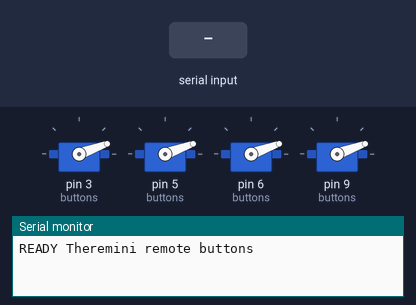
Bench run of a sketch on a simulated Arduino Uno, built with avr-gcc and run on an emulated ATmega328P. Parts: 4 × servo, the last lines printed to the serial monitor. Inputs (shaded band) come from the test bench.

Above: at 1.2 s.
1.3 s: "CALROOT 1\n" received over Serial
At 1.42 s:
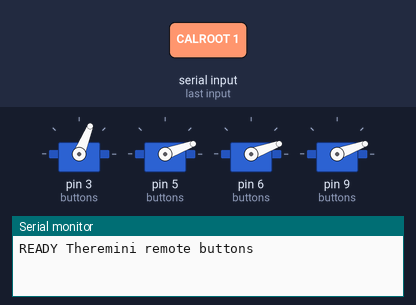
3.4 s: "CAL 1\n" received over Serial
At 6.27 s:
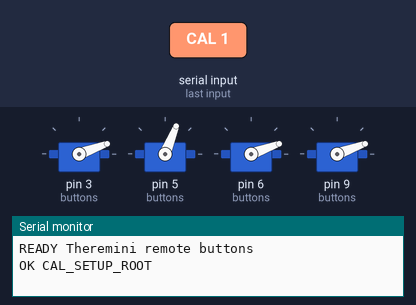
6.4 s: "CAL 150\n" received over Serial
At 7.0 s:
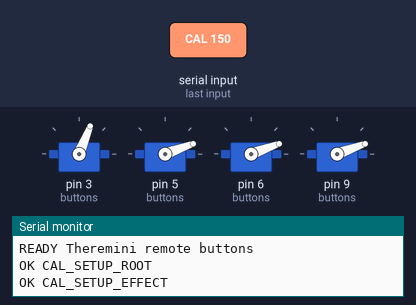
7.9 s: "CALROOT 150\n" received over Serial
At 9.77 s:
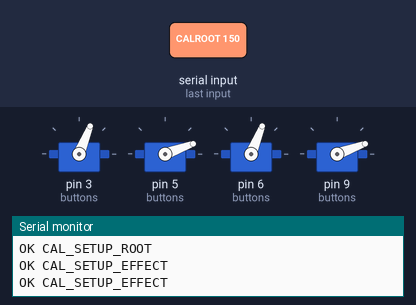
Timing chart, 0 to 11.5 s (numbered marks = the images above; inputs shaded):
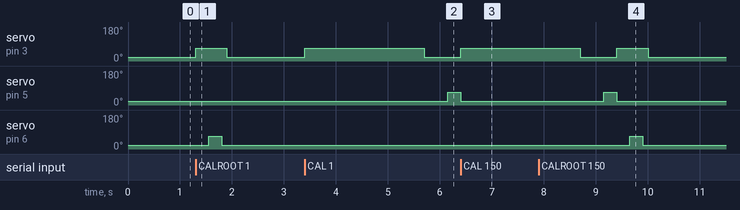

The sketch:

theremini_remote_buttons.ino
```cpp
#include <Servo.h>

struct ButtonServo {
  const char *name;
  int pin;
  int restAngle;
  int pressAngle;
  Servo servo;
  bool attached;
};

ButtonServo buttons[] = {
  {"SETUP", 3, 20, 68},
  {"EFFECT", 5, 20, 68},
  {"ROOT", 6, 20, 68},
  {"SCALE", 9, 20, 68},
};

const int buttonCount = sizeof(buttons) / sizeof(buttons[0]);

ButtonServo *findButton(String name) {
  name.trim();
  name.toUpperCase();
  for (int i = 0; i < buttonCount; i++) {
    if (name == buttons[i].name) {
      return &buttons[i];
    }
  }
  return nullptr;
}

void setButton(ButtonServo &button, bool pressed) {
  button.servo.write(pressed ? button.pressAngle : button.restAngle);
}

void pressButton(ButtonServo &button, int durationMs) {
  setButton(button, true);
  delay(durationMs);
  setButton(button, false);
}

void allRest() {
  for (int i = 0; i < buttonCount; i++) {
    setButton(buttons[i], false);
  }
}

void enterCalibrationSetupEffect() {
  ButtonServo *setup = findButton("SETUP");
  ButtonServo *effect = findButton("EFFECT");
  if (!setup || !effect) {
    Serial.println("ERR missing setup/effect");
    return;
  }

  setButton(*setup, true);
  delay(2300);
  setButton(*setup, false);
  delay(450);
  pressButton(*effect, 250);
  Serial.println("OK CAL_SETUP_EFFECT");
}

void enterCalibrationSetupRoot() {
  ButtonServo *setup = findButton("SETUP");
  ButtonServo *root = findButton("ROOT");
  if (!setup || !root) {
    Serial.println("ERR missing setup/root");
    return;
  }

  setButton(*setup, true);
  delay(250);
  pressButton(*root, 250);
  delay(100);
  setButton(*setup, false);
  Serial.println("OK CAL_SETUP_ROOT");
}

void handleLine(String line) {
  line.trim();
  if (!line.length()) {
    return;
  }

  int firstSpace = line.indexOf(' ');
  String command = firstSpace < 0 ? line : line.substring(0, firstSpace);
  String rest = firstSpace < 0 ? "" : line.substring(firstSpace + 1);
  command.toUpperCase();

  if (command == "REST") {
    allRest();
    Serial.println("OK REST");
    return;
  }

  if (command == "CAL") {
    enterCalibrationSetupEffect();
    return;
  }

  if (command == "CALROOT") {
    enterCalibrationSetupRoot();
    return;
  }

  int secondSpace = rest.indexOf(' ');
  String name = secondSpace < 0 ? rest : rest.substring(0, secondSpace);
  String value = secondSpace < 0 ? "" : rest.substring(secondSpace + 1);
  ButtonServo *button = findButton(name);
  if (!button) {
    Serial.println("ERR unknown button");
    return;
  }

  if (command == "P") {
    int durationMs = value.length() ? value.toInt() : 250;
    pressButton(*button, constrain(durationMs, 50, 10000));
    Serial.print("OK P ");
    Serial.println(button->name);
    return;
  }

  if (command == "H") {
    setButton(*button, true);
    Serial.print("OK H ");
    Serial.println(button->name);
    return;
  }

  if (command == "R") {
    setButton(*button, false);
    Serial.print("OK R ");
    Serial.println(button->name);
    return;
  }

  if (command == "ANGLE") {
    int split = value.indexOf(' ');
    if (split < 0) {
      Serial.println("ERR angle needs rest press");
      return;
    }
    button->restAngle = constrain(value.substring(0, split).toInt(), 0, 180);
    button->pressAngle = constrain(value.substring(split + 1).toInt(), 0, 180);
    setButton(*button, false);
    Serial.print("OK ANGLE ");
    Serial.println(button->name);
    return;
  }

  Serial.println("ERR unknown command");
}

void setup() {
  Serial.begin(115200);
  for (int i = 0; i < buttonCount; i++) {
    buttons[i].servo.attach(buttons[i].pin);
    buttons[i].attached = true;
  }
  allRest();
  Serial.println("READY Theremini remote buttons");
}

void loop() {
  if (Serial.available()) {
    String line = Serial.readStringUntil('\n');
    handleLine(line);
  }
}
```

Measured:
- after the input at 1.3 s, servo on pin 3 (buttons): 20° → 68° at once, → 20° 0.60 s later; servo on pin 6 (buttons): 20° → 68° after 0.25 s, → 20° 0.25 s later
- after the input at 3.4 s, servo on pin 3 (buttons): 20° → 68° at once, → 20° 2.3 s later; servo on pin 5 (buttons): 20° → 68° after 2.8 s
- after the input at 6.4 s, servo on pin 3 (buttons): 20° → 68° at once
- after the input at 7.9 s, servo on pin 6 (buttons): 20° → 68° after 1.8 s, → 20° 0.25 s later
